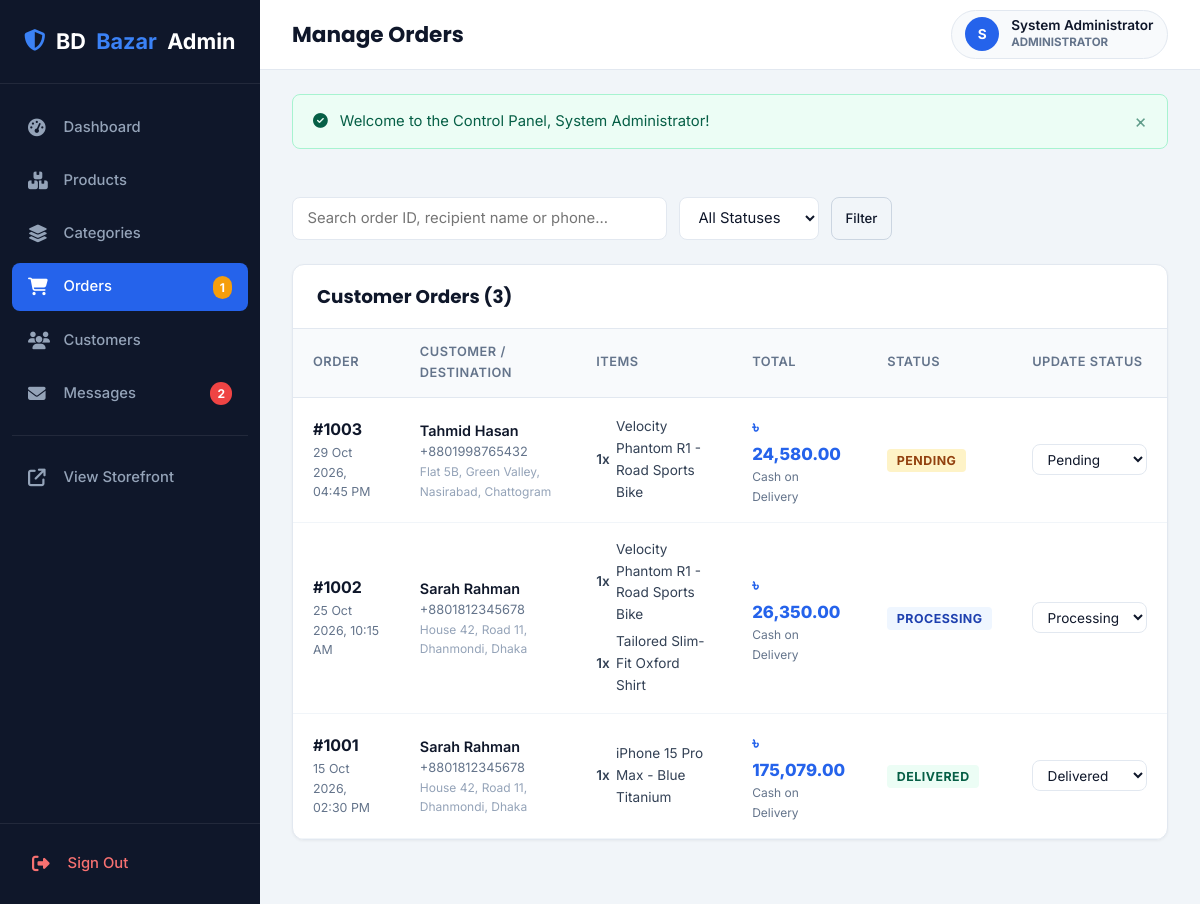
The page /Backend/admin/orders.php (signed in) on the database its author committed.
### tables this page shows
CREATE TABLE IF NOT EXISTS `orders` (
  `order_id` INT AUTO_INCREMENT PRIMARY KEY,
  `user_id` INT NOT NULL,
  `total_amount` DECIMAL(10, 2) NOT NULL,
  `shipping_name` VARCHAR(100) NOT NULL,
  `shipping_phone` VARCHAR(20) NOT NULL,
  `shipping_address` TEXT NOT NULL,
  `payment_method` VARCHAR(30) DEFAULT 'Cash on Delivery',
  `status` ENUM('pending', 'processing', 'shipped', 'delivered', 'cancelled') DEFAULT 'pending',
  `order_date` TIMESTAMP DEFAULT CURRENT_TIMESTAMP,
  INDEX `idx_orders_user` (`user_id`),
  INDEX `idx_orders_status` (`status`),
  CONSTRAINT `fk_orders_user` FOREIGN KEY (`user_id`) 
    REFERENCES `users` (`user_id`) ON DELETE CASCADE ON UPDATE CASCADE
);

CREATE TABLE IF NOT EXISTS `order_items` (
  `item_id` INT AUTO_INCREMENT PRIMARY KEY,
  `order_id` INT NOT NULL,
  `product_id` INT NOT NULL,
  `quantity` INT NOT NULL,
  `unit_price` DECIMAL(10, 2) NOT NULL,
  INDEX `idx_order_items_order` (`order_id`),
  CONSTRAINT `fk_order_items_order` FOREIGN KEY (`order_id`) 
    REFERENCES `orders` (`order_id`) ON DELETE CASCADE ON UPDATE CASCADE,
  CONSTRAINT `fk_order_items_product` FOREIGN KEY (`product_id`) 
    REFERENCES `products` (`id`) ON DELETE CASCADE ON UPDATE CASCADE
);

CREATE TABLE IF NOT EXISTS `products` (
  `id` INT AUTO_INCREMENT PRIMARY KEY,
  `category_id` INT DEFAULT NULL,
  `name` VARCHAR(150) NOT NULL,
  `description` TEXT DEFAULT NULL,
  `price` DECIMAL(10, 2) NOT NULL,
  `stock` INT NOT NULL DEFAULT 0,
  `image` VARCHAR(255) DEFAULT NULL,
  `is_featured` TINYINT(1) DEFAULT 0,
  `created_at` TIMESTAMP DEFAULT CURRENT_TIMESTAMP,
  INDEX `idx_category` (`category_id`),
  INDEX `idx_featured` (`is_featured`),
  CONSTRAINT `fk_products_category` FOREIGN KEY (`category_id`) 
    REFERENCES `categories` (`category_id`) ON DELETE SET NULL ON UPDATE CASCADE
);

### Backend/includes/functions.php (called while the page is built, shortened)
<?php
function e(?string $value): string {
    return htmlspecialchars($value ?? '', ENT_QUOTES, 'UTF-8');
}
function format_price(float|int|string $amount): string {
    return CURRENCY . ' ' . number_format((float)$amount, 2);
}
function asset_url(string $path): string {
    return BASE_URL . '/' . ltrim($path, '/');
}

### Backend/admin/orders.php (the view, shortened to what this page needs)
<?php
require_once __DIR__ . '/../config/config.php';
$search = trim($_GET['q'] ?? '');
$where = [];
$params = [];
$whereSql = !empty($where) ? 'WHERE ' . implode(' AND ', $where) : '';
try {
    $orderStmt = $pdo->prepare("
        SELECT o.*, u.name AS user_name, u.email AS user_email
        FROM `orders` o
        LEFT JOIN `users` u ON o.user_id = u.user_id
        $whereSql
        ORDER BY o.order_date DESC
    ");
    $orderStmt->execute($params);
    $orders = $orderStmt->fetchAll();
    $orderIds = array_column($orders, 'order_id');
    $itemsByOrder = [];
    if (!empty($orderIds)) {
        $inQuery = implode(',', array_fill(0, count($orderIds), '?'));
        $itemStmt = $pdo->prepare("
            SELECT oi.*, p.name, p.image
            FROM `order_items` oi
            JOIN `products` p ON oi.product_id = p.id
            WHERE oi.order_id IN ($inQuery)
        ");
        $itemStmt->execute($orderIds);
        $allItems = $itemStmt->fetchAll();
        foreach ($allItems as $it) {
            $itemsByOrder[$it['order_id']][] = $it;
        }
    }
} catch (PDOException $e) {
    error_log('Orders fetch error: ' . $e->getMessage());
    $orders = [];
    $itemsByOrder = [];
}
require_once __DIR__ . '/admin_header.php';
?>
<div style="display: flex; justify-content: space-between; align-items: center; flex-wrap: wrap; gap: 1rem; margin-bottom: 1.5rem;">
    <form action="<?= asset_url('backend/admin/orders.php') ?>" method="GET" style="display: flex; gap: 0.75rem; flex-wrap: wrap; flex: 1; max-width: 600px;">
        <input type="text" name="q" class="form-control" placeholder="Search order ID, recipient name or phone..." value="<?= e($search) ?>" style="flex: 1; min-width: 220px;">
        <select name="status" class="form-control" style="width: auto; min-width: 140px;" onchange="this.form.submit()">
            <option value="">All Statuses</option>
        </select>
        <button type="submit" class="btn btn-outline btn-sm">Filter</button>
    </form>
</div>
<div class="admin-card">
    <div class="admin-card-header">
        <h3 class="admin-card-title">Customer Orders (<?= count($orders) ?>)</h3>
    </div>
    <div class="admin-table-wrap">
        <?php if (empty($orders)): ?>
            <div style="padding: 3.5rem; text-align: center; color: #64748b;">
                <i class="fas fa-box-open" style="font-size: 2.5rem; margin-bottom: 0.75rem; color: #cbd5e1;"></i>
                <p>No customer orders match your criteria.</p>
            </div>
        <?php else: ?>
            <table class="admin-table">
                <thead>
                    <tr>
                        <th>Order</th>
                        <th>Customer / Destination</th>
                        <th>Items</th>
                        <th>Total</th>
                        <th>Status</th>
                        <th>Update Status</th>
                    </tr>
                </thead>
                <tbody>
                    <?php foreach ($orders as $ord):
                        $orderItems = $itemsByOrder[$ord['order_id']] ?? [];
                        $badgeStyle = 'background-color: #fef3c7; color: #92400e;';
                        if ($ord['status'] === 'processing') $badgeStyle = 'background-color: #eff6ff; color: #1e40af;';
                        if ($ord['status'] === 'delivered') $badgeStyle = 'background-color: #ecfdf5; color: #065f46;';
                    ?>
                        <tr>
                            <td>
                                <div style="font-weight: 700; color: #0f172a; font-size: 1rem;">
                                    #<?= (int)$ord['order_id'] ?>
                                </div>
                                <div style="font-size: 0.775rem; color: #64748b;">
                                    <?= date('d M Y, h:i A', strtotime($ord['order_date'])) ?>
                                </div>
                            </td>
                            <td>
                                <div style="font-weight: 600; color: #0f172a;"><?= e($ord['shipping_name']) ?></div>
                                <div style="font-size: 0.8rem; color: #64748b;"><?= e($ord['shipping_phone']) ?></div>
                                <div style="font-size: 0.75rem; color: #94a3b8; max-width: 250px;"><?= e($ord['shipping_address']) ?></div>
                            </td>
                            <td>
                                <div style="display: flex; flex-direction: column; gap: 0.35rem; font-size: 0.85rem;">
                                    <?php foreach ($orderItems as $it): ?>
                                        <div style="display: flex; align-items: center; gap: 0.4rem;">
                                            <span style="font-weight: 600;"><?= (int)$it['quantity'] ?>x</span>
                                            <span style="color: #334155;"><?= e($it['name']) ?></span>
                                        </div>
                                    <?php endforeach; ?>
                                </div>
                            </td>
                            <td>
                                <div style="font-weight: 800; color: #2563eb; font-size: 1.05rem;">
                                    <?= format_price($ord['total_amount']) ?>
                                </div>
                                <div style="font-size: 0.75rem; color: #64748b;">
                                    <?= e($ord['payment_method']) ?>
                                </div>
                            </td>
                            <td>
                                <span class="badge" style="<?= $badgeStyle ?> font-size: 0.775rem;">
                                    <?= ucfirst(e($ord['status'])) ?>
                                </span>
                            </td>
                            <td>
                                <form action="<?= asset_url('backend/admin/orders.php') ?>" method="POST" style="display: flex; align-items: center; gap: 0.4rem;">
                                    <select name="status" class="form-control" style="width: auto; padding: 0.35rem 0.65rem; font-size: 0.85rem;" onchange="this.form.submit()">
                                        <option value="pending" <?= ($ord['status'] === 'pending') ? 'selected' : '' ?>>Pending</option>
                                        <option value="processing" <?= ($ord['status'] === 'processing') ? 'selected' : '' ?>>Processing</option>
                                        <option value="delivered" <?= ($ord['status'] === 'delivered') ? 'selected' : '' ?>>Delivered</option>
                                    </select>
                                </form>
                            </td>
                        </tr>
                    <?php endforeach; ?>
                </tbody>
            </table>
        <?php endif; ?>
    </div>
</div>
<?php require_once __DIR__ . '/admin_footer.php'; ?>

### Frontend/css/style.css (style rules this page uses)
:root { --primary: #2563eb; --primary-hover: #1d4ed8; --primary-light: #eff6ff; --secondary: #0f172a; --secondary-hover: #1e293b; --accent: #f59e0b; --accent-hover: #d97706; --success: #10b981; --danger: #ef4444; --warning: #f59e0b; --info: #3b82f6; --bg-main: #f8fafc; --bg-surface: #ffffff; --bg-subtle: #f1f5f9; --border: #e2e8f0; --border-dark: #cbd5e1; --text-primary: #0f172a; --text-secondary: #475569; --text-muted: #64748b; --text-inverse: #ffffff; --font-heading: 'Poppins', -apple-system, BlinkMacSystemFont, "Segoe UI", Roboto, sans-serif; --font-body: 'Inter', -apple-system, BlinkMacSystemFont, "Segoe UI", Roboto, sans-serif; --radius-sm: 4px; --radius-md: 8px; --radius-lg: 14px; --radius-full: 9999px; --shadow-sm: 0 1px 2px 0 rgba(0, 0, 0, 0.05); --shadow-md: 0 4px 6px -1px rgba(0, 0, 0, 0.08), 0 2px 4px -1px rgba(0, 0, 0, 0.04); --shadow-lg: 0 10px 15px -3px rgba(0, 0, 0, 0.1), 0 4px 6px -2px rgba(0, 0, 0, 0.05); --shadow-xl: 0 20px 25px -5px rgba(0, 0, 0, 0.12), 0 10px 10px -5px rgba(0, 0, 0, 0.04); --transition: all 0.25s ease-in-out; --container-max: 1280px; }
*, *::before, *::after { box-sizing: border-box; margin: 0; padding: 0; }
html { font-size: 16px; scroll-behavior: smooth; }
body { font-family: var(--font-body); color: var(--text-primary); background-color: var(--bg-main); line-height: 1.6; display: flex; flex-direction: column; min-height: 100vh; -webkit-font-smoothing: antialiased; }
button, input, select, textarea { font-family: inherit; font-size: inherit; }
h1, h2, h3, h4, h5, h6 { font-family: var(--font-heading); color: var(--text-primary); line-height: 1.25; font-weight: 600; }
.btn { display: inline-flex; align-items: center; justify-content: center; gap: 0.5rem; padding: 0.65rem 1.4rem; font-weight: 500; font-size: 0.925rem; border-radius: var(--radius-md); border: 1.5px solid transparent; cursor: pointer; transition: var(--transition); text-align: center; line-height: 1.4; }
.btn-outline { background-color: transparent; border-color: var(--border-dark); color: var(--text-primary); }
.btn-sm { padding: 0.4rem 0.85rem; font-size: 0.825rem; }
.badge { padding: 0.25rem 0.6rem; font-size: 0.725rem; font-weight: 700; border-radius: var(--radius-sm); text-transform: uppercase; letter-spacing: 0.5px; }
.form-control { width: 100%; padding: 0.65rem 0.9rem; font-size: 0.925rem; border: 1.5px solid var(--border); border-radius: var(--radius-md); background-color: var(--bg-surface); color: var(--text-primary); transition: var(--transition); outline: none; }

### Frontend/css/admin.css (style rules this page uses)
.admin-card { background-color: #ffffff; border: 1px solid #e2e8f0; border-radius: 12px; box-shadow: 0 1px 3px rgba(0,0,0,0.05); overflow: hidden; margin-bottom: 2rem; }
.admin-card-header { padding: 1.25rem 1.5rem; border-bottom: 1px solid #e2e8f0; display: flex; justify-content: space-between; align-items: center; }
.admin-card-title { font-size: 1.15rem; font-weight: 700; color: #0f172a; }
.admin-table-wrap { overflow-x: auto; }
.admin-table { width: 100%; border-collapse: collapse; font-size: 0.9rem; text-align: left; }
.admin-table th { background-color: #f8fafc; padding: 0.85rem 1.25rem; color: #64748b; font-weight: 600; font-size: 0.8rem; text-transform: uppercase; letter-spacing: 0.5px; border-bottom: 1px solid #e2e8f0; }
.admin-table td { padding: 1rem 1.25rem; border-bottom: 1px solid #f1f5f9; color: #334155; vertical-align: middle; }

### rows shown on the page
orders: order_id "1003", order_date "29 Oct 2026, 04:45 PM", shipping_name "Tahmid Hasan", shipping_phone "+8801998765432", shipping_address "Flat 5B, Green Valley, Nasirabad, Chattogram", total_amount "৳ 24,580.00", payment_method "Cash on Delivery", status "PENDING", status "Pending"
order_items: quantity "1", product.name "Velocity Phantom R1 - Road Sports Bike"
orders: order_id "1002", order_date "25 Oct 2026, 10:15 AM", shipping_name "Sarah Rahman", shipping_phone "+8801812345678", shipping_address "House 42, Road 11, Dhanmondi, Dhaka", total_amount "৳ 26,350.00", payment_method "Cash on Delivery", status "PROCESSING", status "Processing"
order_items: quantity "1", product.name "Velocity Phantom R1 - Road Sports Bike"
order_items: quantity "1", product.name "Tailored Slim-Fit Oxford Shirt"
orders: order_id "1001", order_date "15 Oct 2026, 02:30 PM", shipping_name "Sarah Rahman", shipping_phone "+8801812345678", shipping_address "House 42, Road 11, Dhanmondi, Dhaka", total_amount "৳ 175,079.00", payment_method "Cash on Delivery", status "DELIVERED", status "Delivered"
order_items: quantity "1", product.name "iPhone 15 Pro Max - Blue Titanium"

### other values the page prints
$pendingOrdersCount "1"
$unreadCount "2"
$adminTitle "Manage Orders"
substr($adminUser['name'] ?? 'A', 0, 1) "S"
$adminUser['name'] "System Administrator"
$success "Welcome to the Control Panel, System Administrator!"
count($orders) "3"
